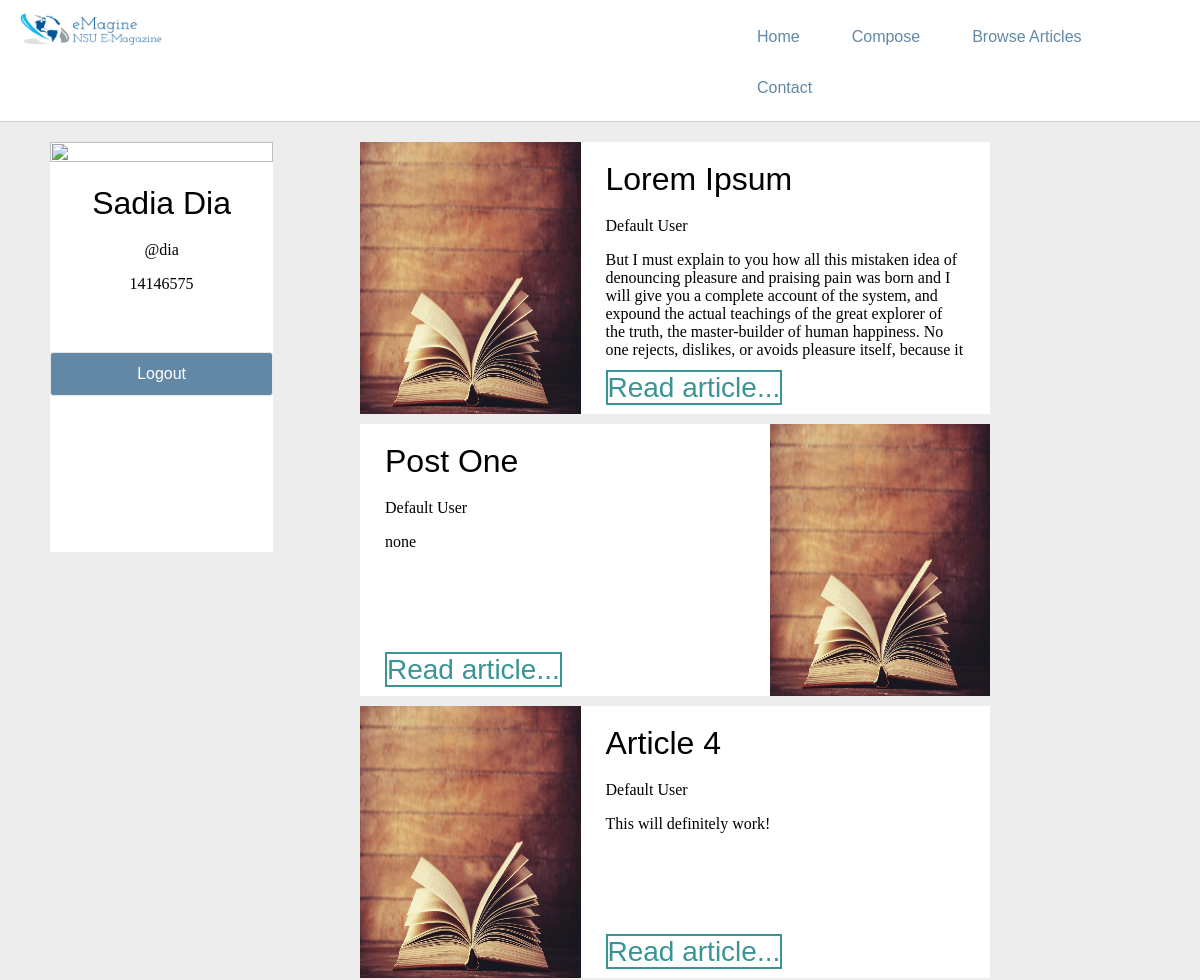
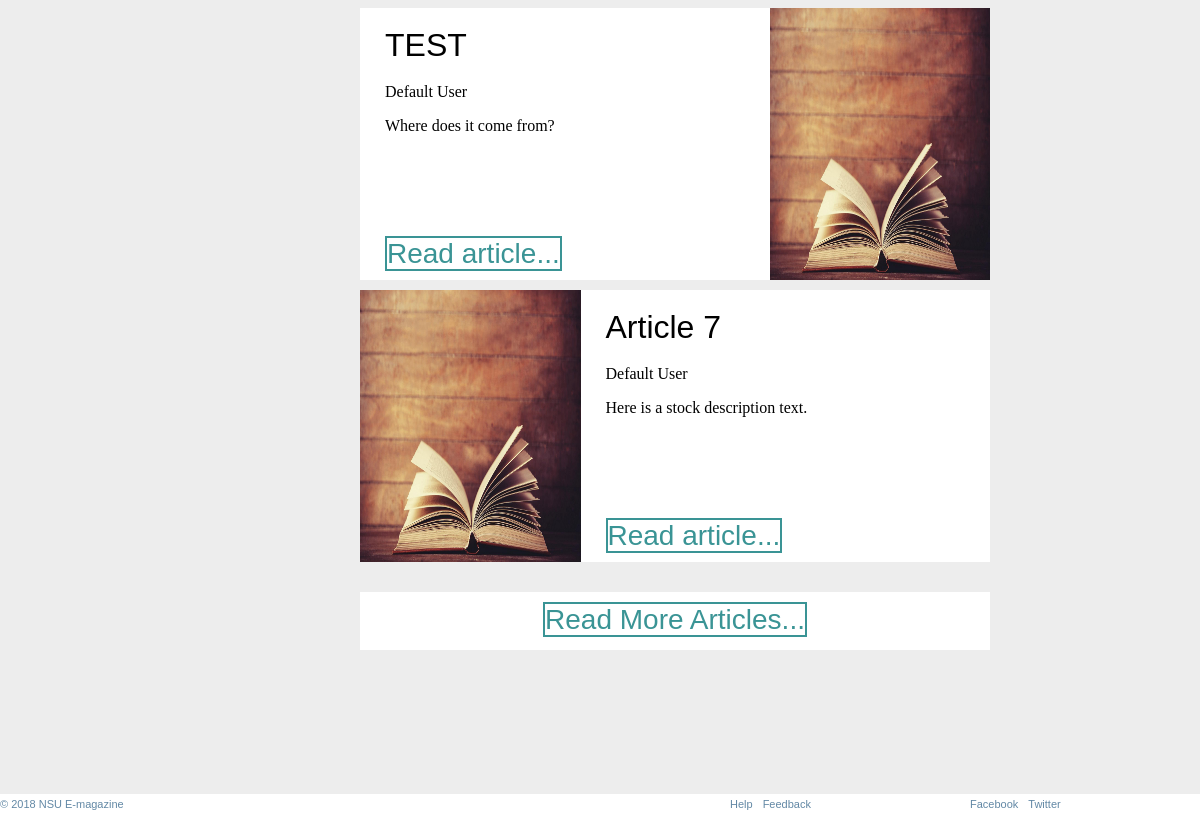
The page /feed.php?pageID=1&lastMaxPostID=13 (signed in) on the database its author committed (2 pictures, top to bottom).
### tables this page shows
CREATE TABLE `post` (
  `POST_ID` int(11) NOT NULL,
  `USER_ID` int(11) NOT NULL,
  `HEADING` varchar(200) NOT NULL,
  `DESCRIPTION` text NOT NULL,
  `USER_NAME` varchar(40) NOT NULL
);

### feed.php (the view, shortened to what this page needs)
<?php
    $username = $_SESSION['userName'];
    $name = $_SESSION['name'];
    $nsuID = $_SESSION['nsuID'];
	$pageID = $_GET['pageID'];
	$maxPostID = $_GET['lastMaxPostID'];
	$lastPrintedPostID=0;
	$pageID=$pageID+1;
?>
<!DOCTYPE html>
<html>
<head>
	<link rel="stylesheet" type="text/css" href="style.css">
	<link rel="stylesheet" type="text/css" href="homedesign.css">
</head>
<body>
	<header>
        <div class="container">
            <a href="index.php" class="logo">
                <img src="logo.jpg" alt="NSU E-magazine" id="nylogo">
            </a>
        </div>
        <div class="navbar">
            <ul id="navItems">
            	<li><a href="index.php">Home</a></li>
                <li><a class="active" href="newPost.php">Compose</a></li>
                <li><a href="allArticles.php">Browse Articles</a></li>
                <li><a href="contact.php">Contact</a></li>
            </ul>
        </div>
    </header>
    <div id="container" style="min-height: 102em;">
        <div id="profileBar">
            <div id="profile">
                <img src="ball.jpg" id="profileImage">
                <br>
                <h1><?php echo $name; ?></h1>
                <p>@<?php echo $username; ?></p>
                <p><?php echo $nsuID; ?></p>
                <br>
                <a href="logout.php"><input class="btn" type="submit" name="LogoutSubmit" value="Logout" ></a>
            </div>
        </div>
<div id="feed">
	    <?php
	        require ("persistent/DBinfo.php");
	        $query =  "SELECT * FROM post WHERE POST_ID<'$maxPostID' ORDER BY POST_ID DESC LIMIT 5";
	        $db=connection();
	        $output = mysqli_query($db,$query);
	        $count = 5;
	        while ($result = mysqli_fetch_array($output)) {
	             $heading = $result['HEADING'];
	             $description = $result['DESCRIPTION'];
	             $post_id = $result['POST_ID'];
	             $writer = $result['USER_NAME'];
	             $lastPrintedPostID=$post_id;
	             $count=$count-1;
	    ?>
            <div id="trending">
            	<?php if (($count%2) == 0 ) { ?>
                <div id="trendingleft">
                    <img src="books.jpg" id="trendingimage">
                </div>
                <div id="trendingright">
                    <div id="rightpara">
				<?php } else {?>
                <div id="trendingright_1">
                    <img src="books.jpg" id="trendingimage">
                </div>
                <div id="trendingleft_1">
                    <div id="rightpara">
				<?php } ?>
                    <h1> <?php echo $heading; ?> </h1>
  					<p> <?php echo $writer; ?> </p>
                    <p><?php echo $description; ?></p>
                    <br>
                    </div>
                    <div id="readMore">
                        <a href="post_detail.php?id=<?php echo $post_id;?>" id="readbutton1">Read article...</a>
                    </div>
                </div>
            </div>
	    <?php
	        }
	    ?>
		<div id="trending" style="height:100%;margin-top: 20px;text-align:center">
			<div id="readMore" style="">
				<?php
					if( $count!=0){
						echo "<a id=\"readbutton1\">No more posts to show.</a>";
					}
					else{
				 ?>
            	<a href="feed.php?pageID=<?php echo $pageID; ?>&lastMaxPostID=<?php echo $lastPrintedPostID; ?>"
            	id="readbutton1">Read More Articles...</a>
            <?php } ?>
        	</div>
		</div>
	</div>
</div>
<footer align="center">
	<div id="footer">
	    <div class="copyright">
	        <a href="www.google.com">© 2018 NSU E-magazine</a>
	    </div>
	    <div class="helpfulLinks">
	        <ul>
	            <li><a href="www.google.com">Help</a></li>
	            <li><a href="www.google.com">Feedback</a></li>
	        </ul>
	    </div>
	    <div class="socialLinks">
	        <ul>
	            <li><a href="www.facebook.com">Facebook</a></li>
	            <li><a href="www.twitter.com">Twitter</a></li>
	        </ul>
	    </div>
    </div>
</footer>
</body>
</html>

### style.css (style rules this page uses)
body { margin: 0; }
header .container .logo img { margin: 0; width: 154px; height:40px; }
header { box-sizing: border-box; border-bottom: 1px solid #cecece; min-height: 51px; overflow: hidden; margin-bottom: 20px; padding: 11px 0 8px 15px; background-color: white; position: -webkit-sticky; position: sticky; top: 0; background: #fff; z-index: 100; }
.container { width: 60%; float: left; }
h1, h2, h3, h4, h5 { font-family: nyt-franklin,Arial,Helvetica,sans-serif; color: #000; line-height: 1em; font-weight: 500; }
.navbar { width: 40%; float: right; font-family: nyt-franklin,Arial,Helvetica,sans-serif; }
.navbar ul { list-style-type: none; margin: 0; padding: 0; overflow: hidden; background-color: #fff; }
.navbar li { float: left; margin-left: 10px; }
.navbar li a { display: block; color: #6288a5; text-align: center; padding: 14px 20px; text-decoration: none; border: 1px solid #fff; border-radius: 2em; }
footer { bottom:0; width:100%; height:25px; position: -webkit-sticky; position: sticky; top: 0; background: #fff; z-index: 100; background-color: white; }
footer a { font-size: 11px; line-height: 13px; }
a { text-decoration: none; color: #6288a5; font-size: 16px; font-family: nyt-franklin,arial,helvetica,sans-serif; line-height: 21px; }
ol, ul { list-style: none; }
ul, menu, dir { display: block; -webkit-margin-before: 1em; -webkit-margin-after: 1em; -webkit-margin-start: 0px; -webkit-margin-end: 0px; -webkit-padding-start: 40px; }
.btn { color: #fff; background-color: #6288a5; border-color: #6288a5; position: relative; padding: 0; width: 100%; height: 2.75em; font-family: nyt-franklin,arial,helvetica,sans-serif; font-size: 1em; font-weight: 500; cursor: pointer; color: #fff; margin-top: 25px; border: 1px solid #e7e7e7; border-radius: .2em; }
.copyright { width: 60%; float: left; text-align: left; }
.helpfulLinks, .socialLinks { width: 20%; float: left; }
footer ul { list-style-type: none; margin: 0; padding: 0; overflow: hidden; background-color: #fff; }
footer li { float: left; margin-left: 10px; }
footer ul li a { color: #6288a5; }

### homedesign.css (style rules this page uses)
body { margin: 0; background-color: #80808024; }
#trending { background: #fff; height: 17em; width: 75%; margin: auto; float: left; margin-bottom: 10px; }
#trendingleft { width: 35%; height: 100%; float: left; }
#trendingleft_1 { width: 65%; height: 100%; float: left; }
#readbutton1 { margin-top: 20px; font-family: helvetica, sans-serif; font-weight: 20px; font-size: 28px; color: #3A9495; border: solid 2px #3A9495; }
#trendingimage { width: 100%; height: 100%; }
#trendingright { width: 65%; height: 100%; float: right; }
#trendingright_1 { width: 35%; height: 100%; float: right; }
#rightpara, #leftpara { padding-left: 25px; padding-right: 25px; height:80%; overflow:hidden; }
#readMore { height:20%; margin:17px 25px; }
#container { margin:0; padding: 0; width: 100%; height: 100%; min-height: 1300px; }
#profileBar { width: 30%; float: left; min-height: 100px; position: -webkit-sticky; position: sticky; top: 91px; z-index: 10; }
#feed { width: 70%; float: right; }
#profile { background: white; margin: 0px 20px 0px 50px; padding-bottom: 10px; text-align: center; width: 62%; min-height: 400px; }
#profileImage { width: 100%; height: 40%; }

### rows shown on the page
post: HEADING "Lorem Ipsum", USER_NAME "Default User", DESCRIPTION "But I must explain to you how all this mistaken idea of denouncing pleasure and praising pain was born and I will give you a complete account of the system, and expound the actual teachings of the great explorer of the truth, the master-builder of human happiness. No one rejects, dislikes, or avoids pleasure itself, because it…"
post: HEADING "Post One", USER_NAME "Default User", DESCRIPTION "none"
post: HEADING "Article 4", USER_NAME "Default User", DESCRIPTION "This will definitely work!"
post: HEADING "TEST", USER_NAME "Default User", DESCRIPTION "Where does it come from?"
post: HEADING "Article 7", USER_NAME "Default User", DESCRIPTION "Here is a stock description text."

### other values the page prints
$name "Sadia Dia"
$username "dia"
$nsuID "14146575"
